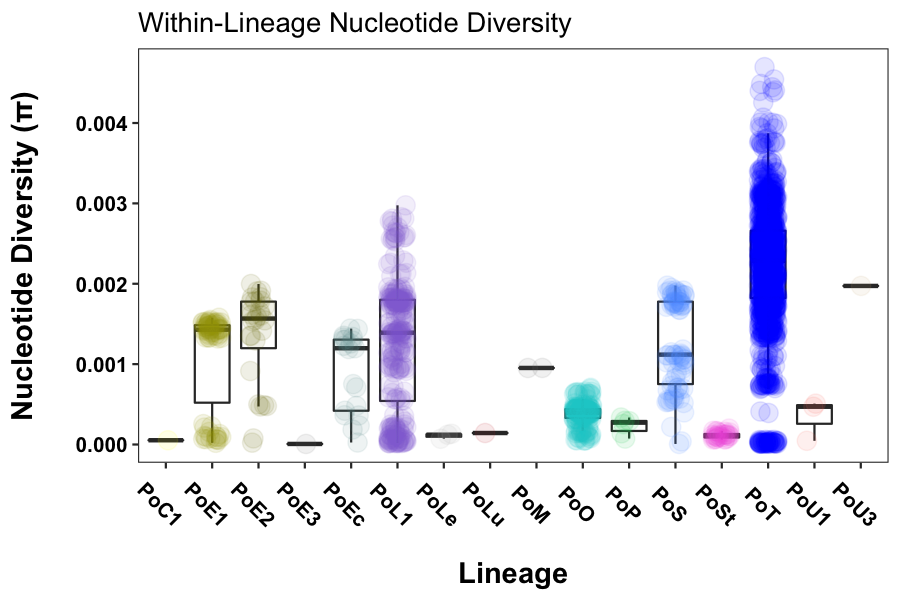

Source code (R):
library(ggplot2)
library(reshape2)
library(dplyr)

#******************** Can you modify this R-CODE to include horizontally jittered dots for each value superimposed on the box plots.


my_df <- read.table("~/PairwiseDistances.txt", header=FALSE)

colnames(my_df) <- c("Q", "S", "distance", "population")
my_df$population <- as.factor(my_df$population)

my_df <- my_df[my_df$Q != "87-120", ]
my_df <- my_df[my_df$S != "87-120", ]

#means2 <- aggregate( ~ population, my_df, function(x) c(mean = mean(x), sd = sd(x)))
means2 <- my_df %>% group_by(population) %>% summarize(Numbers = n(), Mean = mean(distance/1000), SD = sd(distance/1000))

colors <- c(PoC1="#FFFF00", PoE1= "#A3A500", PoE2="#717200",PoEc="#669999", PoEr1="#CC6666",
            PoL1="#9370db", PoLe="#C0C0C0", PoLu= "#CC3333",PoO="#00CCCC",
            PoP="#00CC66", PoS= "#619CFF",PoSt = "#F564E3", PoT= "#0000FF" , PoU1 = "#F8766D", PoU3 = "#D2B48C", PoU4= "#FF8C00")


pdf(file="~/Fig1D_5.pdf", 8, 5, useDingbats=FALSE)

print(ggplot(my_df, aes(x = population, y = distance/1000000)) +
  geom_boxplot(lwd=0.5, outlier.shape = NA) +  scale_fill_manual(name="", values=colors)+
  geom_jitter(aes(color= factor(population)), size = 4, alpha = 0.1, width = 0.2) +
  scale_color_manual(name="", values=colors)+
  theme_bw() + 
  ggtitle("Within-Lineage Nucleotide Diversity") +
  xlab("\nLineage") +
  ylab("Nucleotide Diversity (\u03c0)\n") +
  theme(#plot.title = element_text(hjust = 1.5),
  legend.title=element_text(face="bold", size=5), 
  legend.text=element_text(face="bold", size=8),
  legend.direction = "vertical",
  legend.key = element_rect(fill = "white"),
  legend.position = "none", 
  axis.title = element_text(face="bold", size = 14),
  axis.text=element_text(size=10, face="bold", colour = "black", angle=-45),
  axis.text.y = element_text(face="bold", size=10, colour = "black", angle = 0),
  panel.grid.major.y = element_blank(),
  panel.grid.minor.y = element_blank(), panel.grid.major.x = element_blank(),
  panel.grid.minor.x = element_blank()
  )
)

dev.off()
